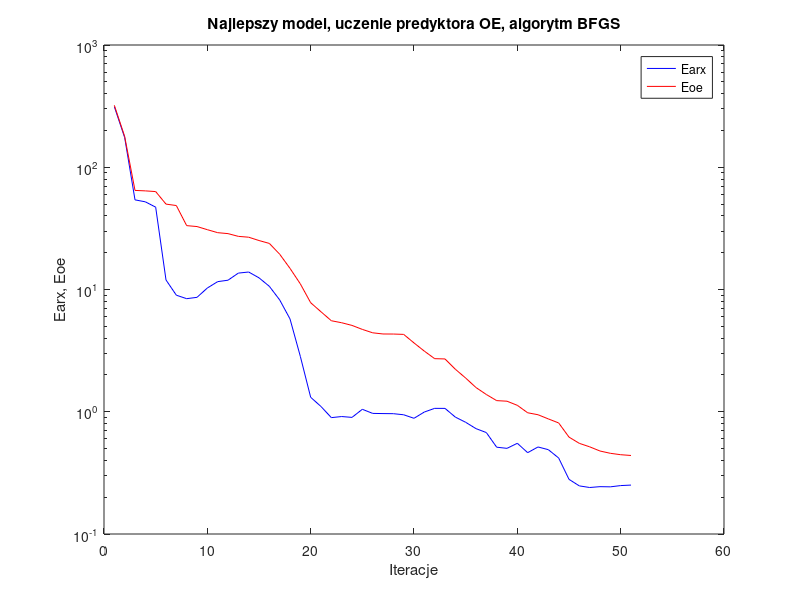

Write MATLAB code to recreate this figure.
%uczenie predyktora oe
clear all;
n=0; farx(n+1)=3.128021e+002; foe(n+1)=3.212458e+002; wspucz(n+1)=0.000000e+000; ng(n+1)=0.000000e+000;
%odnowa zmiennej metryki
n=1; farx(n+1)=1.750078e+002; foe(n+1)=1.785210e+002; krok(n+1)=4.838020e-004; ng(n+1)=9.116263e+002;
n=2; farx(n+1)=5.410415e+001; foe(n+1)=6.465106e+001; krok(n+1)=2.803148e-002; ng(n+1)=1.775872e+002;
n=3; farx(n+1)=5.214691e+001; foe(n+1)=6.408790e+001; krok(n+1)=4.636412e-004; ng(n+1)=1.578641e+002;
n=4; farx(n+1)=4.716104e+001; foe(n+1)=6.324794e+001; krok(n+1)=1.772228e-003; ng(n+1)=8.914030e+001;
n=5; farx(n+1)=1.196757e+001; foe(n+1)=4.994493e+001; krok(n+1)=1.943015e-003; ng(n+1)=2.270939e+002;
n=6; farx(n+1)=8.983304e+000; foe(n+1)=4.861896e+001; krok(n+1)=9.381121e-004; ng(n+1)=1.268925e+003;
n=7; farx(n+1)=8.413027e+000; foe(n+1)=3.330016e+001; krok(n+1)=1.660195e-002; ng(n+1)=1.822566e+003;
n=8; farx(n+1)=8.628352e+000; foe(n+1)=3.273064e+001; krok(n+1)=2.895734e-004; ng(n+1)=1.939810e+003;
n=9; farx(n+1)=1.028299e+001; foe(n+1)=3.085689e+001; krok(n+1)=4.812762e-003; ng(n+1)=1.725150e+003;
n=10; farx(n+1)=1.159597e+001; foe(n+1)=2.916899e+001; krok(n+1)=2.818159e-003; ng(n+1)=1.287095e+003;
n=11; farx(n+1)=1.191303e+001; foe(n+1)=2.864763e+001; krok(n+1)=2.707062e-003; ng(n+1)=5.680145e+002;
n=12; farx(n+1)=1.362021e+001; foe(n+1)=2.720918e+001; krok(n+1)=2.858001e-002; ng(n+1)=6.085088e+002;
n=13; farx(n+1)=1.390152e+001; foe(n+1)=2.677740e+001; krok(n+1)=1.420248e-003; ng(n+1)=5.308154e+002;
n=14; farx(n+1)=1.245814e+001; foe(n+1)=2.515307e+001; krok(n+1)=3.050527e-002; ng(n+1)=2.565832e+002;
n=15; farx(n+1)=1.061999e+001; foe(n+1)=2.382456e+001; krok(n+1)=1.345640e-002; ng(n+1)=4.526543e+002;
n=16; farx(n+1)=8.223334e+000; foe(n+1)=1.944897e+001; krok(n+1)=4.002904e-002; ng(n+1)=5.804177e+002;
n=17; farx(n+1)=5.746794e+000; foe(n+1)=1.489068e+001; krok(n+1)=4.438543e-002; ng(n+1)=5.522800e+002;
n=18; farx(n+1)=2.837349e+000; foe(n+1)=1.111700e+001; krok(n+1)=3.139181e-002; ng(n+1)=1.089109e+003;
n=19; farx(n+1)=1.313413e+000; foe(n+1)=7.796156e+000; krok(n+1)=4.663470e-002; ng(n+1)=1.402190e+003;
n=20; farx(n+1)=1.103622e+000; foe(n+1)=6.571998e+000; krok(n+1)=1.015974e-001; ng(n+1)=1.213418e+003;
n=21; farx(n+1)=8.952246e-001; foe(n+1)=5.552282e+000; krok(n+1)=5.205007e-002; ng(n+1)=1.050815e+003;
n=22; farx(n+1)=9.138158e-001; foe(n+1)=5.347000e+000; krok(n+1)=6.948381e-002; ng(n+1)=6.795087e+002;
n=23; farx(n+1)=8.993361e-001; foe(n+1)=5.085013e+000; krok(n+1)=1.178633e-001; ng(n+1)=4.255295e+002;
n=24; farx(n+1)=1.047426e+000; foe(n+1)=4.716775e+000; krok(n+1)=4.556164e-001; ng(n+1)=1.991563e+002;
n=25; farx(n+1)=9.695505e-001; foe(n+1)=4.424411e+000; krok(n+1)=8.354052e-001; ng(n+1)=1.481659e+002;
%odnowa zmiennej metryki
n=26; farx(n+1)=9.662326e-001; foe(n+1)=4.326886e+000; krok(n+1)=3.566522e-006; ng(n+1)=4.263290e+002;
n=27; farx(n+1)=9.643641e-001; foe(n+1)=4.322225e+000; krok(n+1)=1.400116e-005; ng(n+1)=6.303331e+001;
n=28; farx(n+1)=9.447306e-001; foe(n+1)=4.293964e+000; krok(n+1)=1.512160e-004; ng(n+1)=5.094341e+001;
n=29; farx(n+1)=8.840479e-001; foe(n+1)=3.656041e+000; krok(n+1)=1.216238e-002; ng(n+1)=2.809709e+001;
n=30; farx(n+1)=9.949476e-001; foe(n+1)=3.132838e+000; krok(n+1)=3.722051e-003; ng(n+1)=3.814825e+002;
n=31; farx(n+1)=1.066003e+000; foe(n+1)=2.718114e+000; krok(n+1)=1.053841e-002; ng(n+1)=5.121901e+002;
n=32; farx(n+1)=1.065412e+000; foe(n+1)=2.703893e+000; krok(n+1)=4.430064e-004; ng(n+1)=3.407255e+002;
n=33; farx(n+1)=9.041661e-001; foe(n+1)=2.227694e+000; krok(n+1)=3.172714e-002; ng(n+1)=2.000157e+002;
n=34; farx(n+1)=8.198874e-001; foe(n+1)=1.886475e+000; krok(n+1)=1.226153e-002; ng(n+1)=3.581925e+002;
n=35; farx(n+1)=7.276045e-001; foe(n+1)=1.577609e+000; krok(n+1)=7.088910e-003; ng(n+1)=4.852726e+002;
n=36; farx(n+1)=6.756865e-001; foe(n+1)=1.383995e+000; krok(n+1)=1.080437e-002; ng(n+1)=1.926476e+002;
n=37; farx(n+1)=5.129078e-001; foe(n+1)=1.233186e+000; krok(n+1)=4.102628e-002; ng(n+1)=3.271466e+002;
n=38; farx(n+1)=5.019935e-001; foe(n+1)=1.219795e+000; krok(n+1)=5.485375e-003; ng(n+1)=1.562476e+002;
n=39; farx(n+1)=5.521765e-001; foe(n+1)=1.128443e+000; krok(n+1)=1.237945e-001; ng(n+1)=1.001440e+002;
n=40; farx(n+1)=4.626341e-001; foe(n+1)=9.810260e-001; krok(n+1)=6.024636e-002; ng(n+1)=1.778793e+002;
n=41; farx(n+1)=5.151612e-001; foe(n+1)=9.454035e-001; krok(n+1)=3.929724e-002; ng(n+1)=4.063665e+002;
n=42; farx(n+1)=4.896100e-001; foe(n+1)=8.739454e-001; krok(n+1)=2.553603e-001; ng(n+1)=5.211078e+002;
n=43; farx(n+1)=4.184943e-001; foe(n+1)=8.098864e-001; krok(n+1)=1.497423e-001; ng(n+1)=2.269069e+002;
n=44; farx(n+1)=2.799190e-001; foe(n+1)=6.202798e-001; krok(n+1)=4.787134e-001; ng(n+1)=2.911595e+002;
n=45; farx(n+1)=2.474837e-001; foe(n+1)=5.514096e-001; krok(n+1)=7.000904e-002; ng(n+1)=6.480159e+002;
n=46; farx(n+1)=2.400843e-001; foe(n+1)=5.165778e-001; krok(n+1)=9.327289e-002; ng(n+1)=2.913081e+002;
n=47; farx(n+1)=2.439327e-001; foe(n+1)=4.773761e-001; krok(n+1)=1.620110e-001; ng(n+1)=3.442936e+002;
n=48; farx(n+1)=2.431009e-001; foe(n+1)=4.572370e-001; krok(n+1)=2.343012e-001; ng(n+1)=4.056313e+002;
n=49; farx(n+1)=2.489338e-001; foe(n+1)=4.452977e-001; krok(n+1)=2.093785e-001; ng(n+1)=1.540039e+002;
n=50; farx(n+1)=2.512801e-001; foe(n+1)=4.388388e-001; krok(n+1)=2.994154e-001; ng(n+1)=7.925206e+001;

figure; semilogy(farx,'b'); hold on; semilogy(foe,'r'); xlabel('Iteracje'); ylabel('Earx, Eoe'); legend('Earx','Eoe'); title('Najlepszy model, uczenie predyktora OE, algorytm BFGS');
%figure; subplot(2,1,1); semilogy(krok); xlabel('Iteracje'); ylabel('Krok');
%subplot(2,1,2); semilogy(ng); xlabel('Iteracje'); ylabel('Norma gradientu');
Earx=farx(n+1);
Eoe=foe(n+1);
